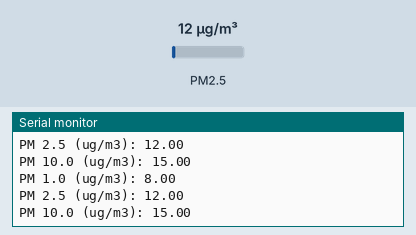
A sketch run on a simulated Arduino Uno, built with avr-gcc and run on an emulated ATmega328P. Shown: the last lines printed to the serial monitor. The inputs (shaded band) are chosen by the test bench; at power-on: PM2.5 12 µg/m³.

Above: at 1.2 s.
1.3 s: PM2.5 set to 6 µg/m³
At 1.33 s:
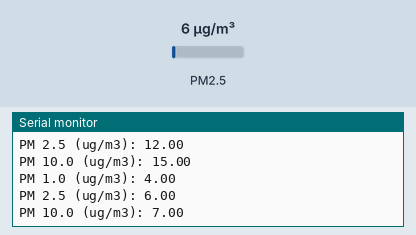
2.8 s: PM2.5 set to 75 µg/m³
At 2.86 s:
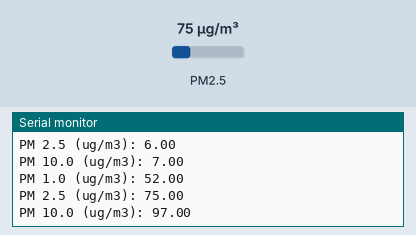
Timing chart, 0 to 5.8 s (numbered marks = the images above; inputs shaded):
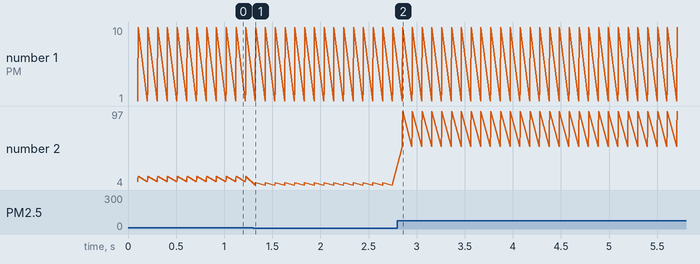

Measured:
- after the input at 1.3 s, the serial monitor: prints a new line at once (image 1)
- after the input at 2.8 s, the serial monitor: prints a new line after 0.05 s (image 2)
- plotted number 2: 15 → 7 after the input at 1.3 s, 7 → 97 after the input at 2.8 s

The sketch:

PMS5003.ino
```cpp
//________________________________________________________PMS5003__________________________________________________________
#include "PMS.h"
#include "SoftwareSerial.h"

SoftwareSerial pmsSerial(13, 12); // TX, RX

PMS pms(pmsSerial);
PMS::DATA data;
//__________________________________________________________________________________________________________________________


void setup() {
  // put your setup code here, to run once:

  Serial.begin(115200);

  pmsSerial.begin(9600);

}

void loop() {
  // put your main code here, to run repeatedly:

  pmsSerial.listen();
  pms.readUntil(data);

  float pm1_0 = data.PM_AE_UG_1_0;
  float pm2_5 = data.PM_AE_UG_2_5;
  float pm10_0 = data.PM_AE_UG_10_0;

  Serial.print("PM 1.0 (ug/m3): ");
  Serial.println(pm1_0);
  Serial.print("PM 2.5 (ug/m3): ");
  Serial.println(pm2_5);
  Serial.print("PM 10.0 (ug/m3): ");
  Serial.println(pm10_0);
  Serial.println();

}
```
